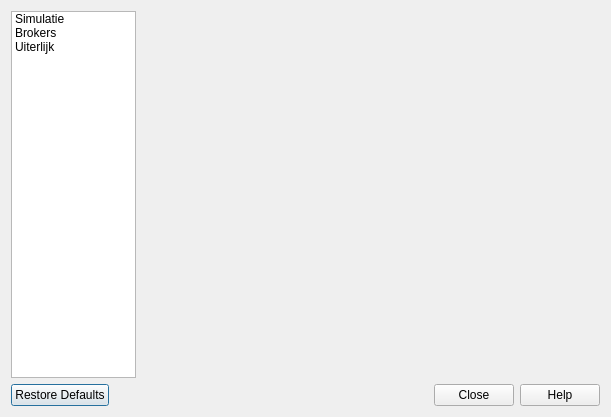
<?xml version="1.0" encoding="UTF-8"?>
<ui version="4.0">
 <class>SettingsDialog</class>
 <widget class="QDialog" name="SettingsDialog">
  <property name="geometry">
   <rect>
    <x>0</x>
    <y>0</y>
    <width>611</width>
    <height>417</height>
   </rect>
  </property>
  <property name="windowTitle">
   <string>Dialog</string>
  </property>
  <layout class="QGridLayout" name="gridLayout">
   <item row="0" column="0">
    <widget class="QListWidget" name="listWidget">
     <property name="maximumSize">
      <size>
       <width>125</width>
       <height>16777215</height>
      </size>
     </property>
     <item>
      <property name="text">
       <string>Simulatie</string>
      </property>
      <property name="flags">
       <set>ItemIsSelectable|ItemIsEnabled</set>
      </property>
     </item>
     <item>
      <property name="text">
       <string>Brokers</string>
      </property>
      <property name="flags">
       <set>ItemIsSelectable|ItemIsEnabled</set>
      </property>
     </item>
     <item>
      <property name="text">
       <string>Uiterlijk</string>
      </property>
      <property name="flags">
       <set>ItemIsSelectable|ItemIsEnabled</set>
      </property>
     </item>
    </widget>
   </item>
   <item row="1" column="0" colspan="3">
    <widget class="QDialogButtonBox" name="buttonBox">
     <property name="orientation">
      <enum>Qt::Horizontal</enum>
     </property>
     <property name="standardButtons">
      <set>QDialogButtonBox::Close|QDialogButtonBox::Help|QDialogButtonBox::RestoreDefaults</set>
     </property>
    </widget>
   </item>
   <item row="0" column="1">
    <widget class="QWidget" name="settingsWidget" native="true">
     <property name="sizePolicy">
      <sizepolicy hsizetype="Expanding" vsizetype="Expanding">
       <horstretch>0</horstretch>
       <verstretch>0</verstretch>
      </sizepolicy>
     </property>
    </widget>
   </item>
  </layout>
 </widget>
 <resources/>
 <connections>
  <connection>
   <sender>buttonBox</sender>
   <signal>rejected()</signal>
   <receiver>SettingsDialog</receiver>
   <slot>reject()</slot>
   <hints>
    <hint type="sourcelabel">
     <x>316</x>
     <y>260</y>
    </hint>
    <hint type="destinationlabel">
     <x>286</x>
     <y>274</y>
    </hint>
   </hints>
  </connection>
  <connection>
   <sender>buttonBox</sender>
   <signal>accepted()</signal>
   <receiver>SettingsDialog</receiver>
   <slot>accept()</slot>
   <hints>
    <hint type="sourcelabel">
     <x>248</x>
     <y>254</y>
    </hint>
    <hint type="destinationlabel">
     <x>157</x>
     <y>274</y>
    </hint>
   </hints>
  </connection>
 </connections>
</ui>
